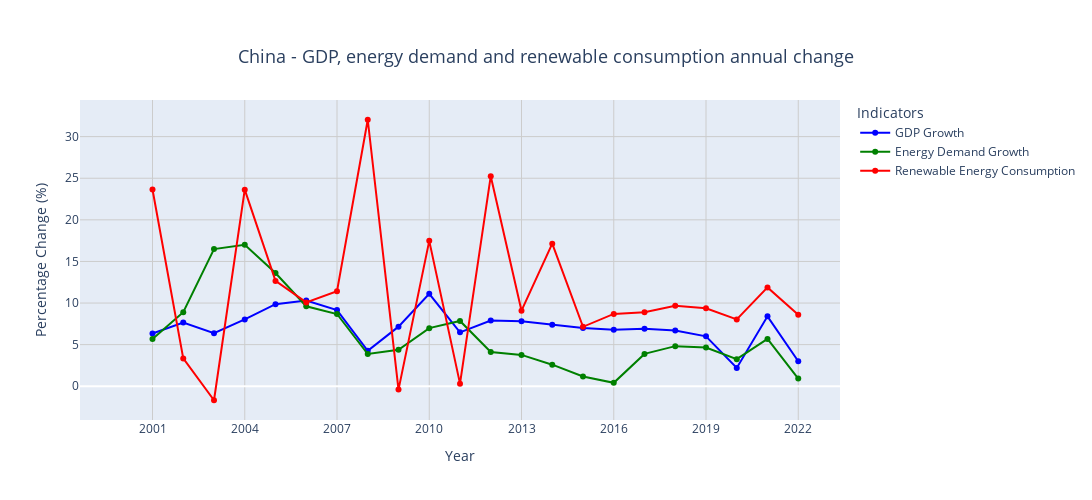

Notebook cell for this chart:
### Code cell
# Step 4d: Visualization of annual change in GDP, energy demand and renewable consumption for these 6 countries

# Filter the dataset for China 1
yr_lst = range(2000, 2024)
china_data = energy_data_subset[(energy_data_subset["country"] == "China") & (energy_data_subset["year"].isin(yr_lst))]

# Calculate year-on-year change for renewable energy generation, GDP growth, and energy demand
china_data["renewables_consumption_growth"] = china_data['renewables_consumption'].pct_change() * 100
china_data["gdp_growth"] = china_data['gdp'].pct_change() * 100
china_data["energy_demand_growth"] = china_data['primary_energy_consumption'].pct_change() * 100

# Plot data
plot_data = china_data[["year", "renewables_consumption_growth", "gdp_growth", "energy_demand_growth"]]
plot_data = plot_data.dropna()


# Plotting the data
fig = go.Figure()

# Add GDP growth to the plot
fig.add_trace(go.Scatter(x=china_data['year'], y=china_data['gdp_growth'], mode='lines+markers', name='GDP Growth', line=dict(color='blue')))

# Add energy demand YOY change to the plot
fig.add_trace(go.Scatter(x=china_data['year'], y=china_data['energy_demand_growth'], mode='lines+markers', name='Energy Demand Growth', line=dict(color='green')))

# Add renewable energy generation YOY change to the plot
fig.add_trace(go.Scatter(x=china_data['year'], y=china_data['renewables_consumption_growth'], mode='lines+markers',
                         name='Renewable Energy Consumption', line=dict(color='red')))

# Update layout
fig.update_layout(
    title={
        'text': 'China - GDP, energy demand and renewable consumption annual change',
        'x': 0.5,  # Center the title horizontally
        'y': 0.9,  # Adjust the vertical position of the title
        'font': dict(size=18)  # Increase the font size of the title
    },
    xaxis_title='Year',
    yaxis_title='Percentage Change (%)',
    legend_title='Indicators',
    xaxis=dict(showgrid=True, gridcolor='#CCCCCC', tickmode='linear', dtick=3),  # Add horizontal gridlines
    yaxis=dict(showgrid=True, gridcolor='#CCCCCC'),  # Add vertical gridlines
    width=1100,  # Increase the width of the plot
    height=500  # Increase the height of the plot
)


# Show the plot
fig.show()

### Figure 1 — Plotly figure (JSON) as saved in the notebook; plotly's stock layout.template omitted (floating-point values rounded to 4 significant figures)
{"data": [{"line": {"color": "blue"}, "mode": "lines+markers", "name": "GDP Growth", "type": "scatter", "x": [2000, 2001, 2002, 2003, 2004, 2005, 2006, 2007, 2008, 2009, 2010, 2011, 2012, 2013, 2014, 2015, 2016, 2017, 2018, 2019, 2020, 2021, 2022], "y": [null, 6.334, 7.658, 6.371, 8.034, 9.858, 10.31, 9.154, 4.257, 7.162, 11.11, 6.476, 7.9, 7.8, 7.4, 7.0, 6.8, 6.9, 6.7, 6.0, 2.2, 8.4, 3.0]}, {"line": {"color": "green"}, "mode": "lines+markers", "name": "Energy Demand Growth", "type": "scatter", "x": [2000, 2001, 2002, 2003, 2004, 2005, 2006, 2007, 2008, 2009, 2010, 2011, 2012, 2013, 2014, 2015, 2016, 2017, 2018, 2019, 2020, 2021, 2022], "y": [null, 5.676, 8.905, 16.48, 17.01, 13.6, 9.612, 8.681, 3.871, 4.381, 6.984, 7.85, 4.109, 3.765, 2.59, 1.167, 0.4082, 3.887, 4.819, 4.661, 3.251, 5.683, 0.9182]}, {"line": {"color": "red"}, "mode": "lines+markers", "name": "Renewable Energy Consumption", "type": "scatter", "x": [2000, 2001, 2002, 2003, 2004, 2005, 2006, 2007, 2008, 2009, 2010, 2011, 2012, 2013, 2014, 2015, 2016, 2017, 2018, 2019, 2020, 2021, 2022], "y": [null, 23.64, 3.341, -1.683, 23.63, 12.66, 10.08, 11.42, 32.03, -0.4029, 17.47, 0.3149, 25.24, 9.081, 17.14, 7.145, 8.689, 8.898, 9.677, 9.362, 8.037, 11.88, 8.597]}], "layout": {"height": 500, "legend": {"title": {"text": "Indicators"}}, "title": {"font": {"size": 18}, "text": "China - GDP, energy demand and renewable consumption annual change", "x": 0.5, "y": 0.9}, "width": 1100, "xaxis": {"dtick": 3, "gridcolor": "#CCCCCC", "showgrid": true, "tickmode": "linear", "title": {"text": "Year"}}, "yaxis": {"gridcolor": "#CCCCCC", "showgrid": true, "title": {"text": "Percentage Change (%)"}}}}
